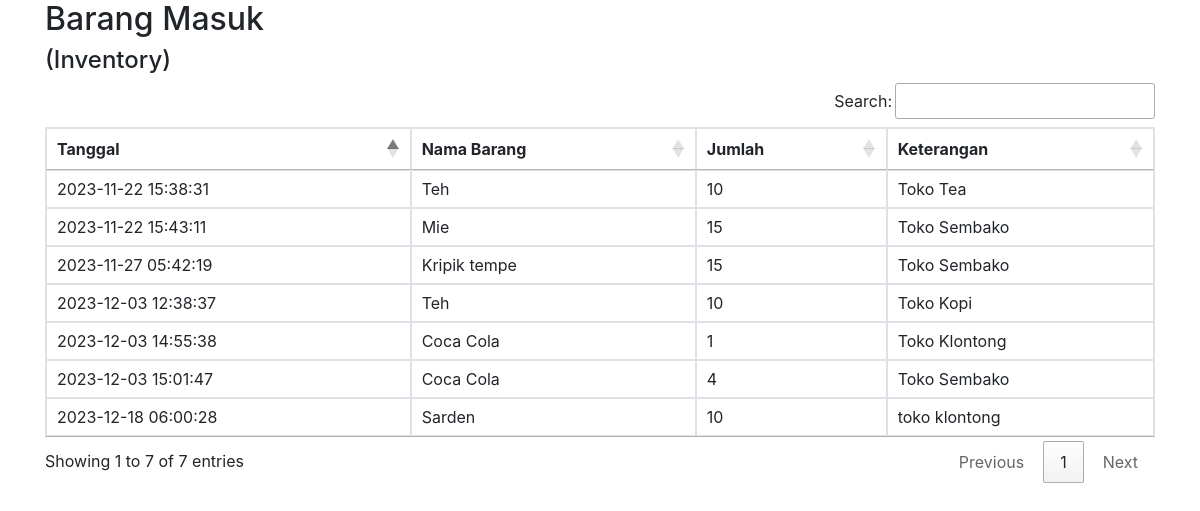
The app's page /exmasuk.php with its own data.
### tables this page shows
CREATE TABLE `masuk` (
  `idmasuk` int(11) NOT NULL,
  `idbarang` int(11) NOT NULL,
  `tanggal` timestamp NOT NULL DEFAULT current_timestamp(),
  `keterangan` varchar(30) NOT NULL,
  `qty` int(11) NOT NULL
);

CREATE TABLE `stock` (
  `idbarang` int(11) NOT NULL,
  `namabarang` varchar(30) NOT NULL,
  `deskripsi` varchar(30) NOT NULL,
  `stock` int(11) NOT NULL
);

### public_html/exmasuk.php (the view, shortened to what this page needs)
<?php
require 'function.php';
?>
<html>
<head>
  <link rel="stylesheet" href="https://maxcdn.bootstrapcdn.com/bootstrap/4.5.2/css/bootstrap.min.css">
  <link rel="stylesheet" type="text/css" href="https://cdn.datatables.net/1.10.19/css/jquery.dataTables.css">
  <link rel="stylesheet" type="text/css" href="https://cdn.datatables.net/buttons/1.6.5/css/buttons.dataTables.min.css">
  <link rel="stylesheet" type="text/css" href="https://cdn.datatables.net/1.10.19/css/jquery.dataTables.min.css">
</head>
<body>
<div class="container">
    <h2>Barang Masuk</h2>
    <h4>(Inventory)</h4>
    <div class="data-tables datatable-dark">
        <table class="table table-bordered" id="mauexport" width="100%" cellspacing="0">
                                    <thead>
                                        <tr>
                                            <th>Tanggal</th>
                                            <th>Nama Barang</th>
                                            <th>Jumlah</th>
                                            <th>Keterangan</th>
                                        </tr>
                                    </thead>
                                    <tbody>
                                        <?php
                                    $ambilsemuadatastock = mysqli_query($conn,"select * from masuk m, stock s where s.idbarang = m.idbarang");
                                    while($data=mysqli_fetch_array($ambilsemuadatastock)){
                                        $tanggal = $data['tanggal'];
                                        $namabarang = $data['namabarang'];
                                        $qty = $data['qty'];
                                        $keterangan = $data['keterangan'];
                                    ?>
                                        <tr>
                                            <td><?=$tanggal;?></td>
                                            <td><?=$namabarang;?></td>
                                            <td><?=$qty;?></td>
                                            <td><?=$keterangan;?></td>
                <?php
                };
                ?>
            </tbody>
        </table>
    </div>
</div>
</body>
</html>

### records on screen
masuk: tanggal "2023-11-22 15:38:31", idbarang.namabarang "Teh", qty "10", keterangan "Toko Tea"
masuk: tanggal "2023-11-22 15:43:11", idbarang.namabarang "Mie", qty "15", keterangan "Toko Sembako"
masuk: tanggal "2023-11-27 05:42:19", idbarang.namabarang "Kripik tempe", qty "15", keterangan "Toko Sembako"
masuk: tanggal "2023-12-03 12:38:37", idbarang.namabarang "Teh", qty "10", keterangan "Toko Kopi"
masuk: tanggal "2023-12-03 14:55:38", idbarang.namabarang "Coca Cola", qty "1", keterangan "Toko Klontong"
masuk: tanggal "2023-12-03 15:01:47", idbarang.namabarang "Coca Cola", qty "4", keterangan "Toko Sembako"
masuk: tanggal "2023-12-18 06:00:28", idbarang.namabarang "Sarden", qty "10", keterangan "toko klontong"
